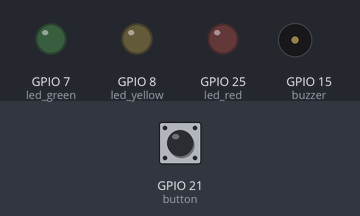
A program run on a simulated Raspberry Pi (BCM pin numbers). On the bench: output pins drawn as LEDs (lit = HIGH), buzzer (waves = sounding, pin HIGH). The inputs (shaded band) are chosen by the test bench; at power-on: GPIO 21 (button) HIGH.

Above: at 1.2 s.
1.3 s: GPIO 21 (button) pulled LOW for 0.15 s
At 2.1 s:
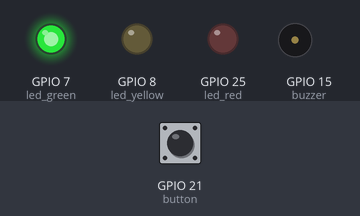
4.4 s: GPIO 21 (button) pulled LOW for 1 s
At 5.7 s:
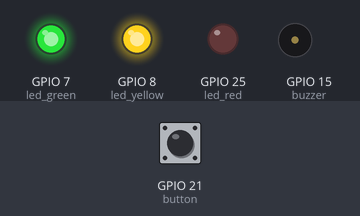
8.4 s: GPIO 21 (button) pulled LOW for 3.2 s
At 10.7 s:
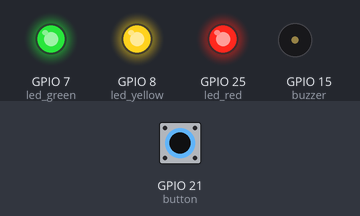
Timing chart, 0 to 15.9 s (numbered marks = the images above; inputs shaded):
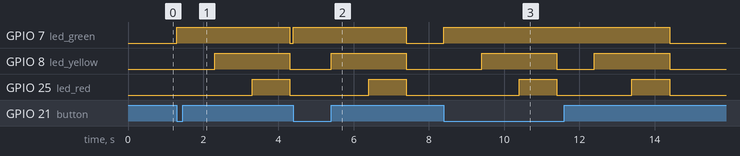

Measured:
- after the input at 1.3 s, GPIO 7 (led_green): LOW → HIGH at once, → LOW 3.0 s later; GPIO 8 (led_yellow): LOW → HIGH after 1.0 s, → LOW 2.0 s later; GPIO 25 (led_red): LOW → HIGH after 2.0 s, → LOW 1.0 s later
- after the input at 4.4 s, GPIO 7 (led_green): LOW → HIGH at once, → LOW 3.0 s later; GPIO 8 (led_yellow): LOW → HIGH after 1.0 s, → LOW 2.0 s later; GPIO 25 (led_red): LOW → HIGH after 2.0 s, → LOW 1.0 s later
- after the input at 8.4 s, GPIO 7 (led_green): LOW → HIGH at once, → LOW 6.0 s later; GPIO 8 (led_yellow): alternates HIGH for 2.0 s and LOW for 1.0 s, 4 changes in all, then stays LOW, starting after 1.0 s; GPIO 25 (led_red): alternates HIGH for 1.0 s and LOW for 2.0 s, 4 changes in all, then stays LOW, starting after 2.0 s

The program:

trafficlights.py
```python
from gpiozero import Button, LED, Buzzer
from time import sleep

buzzer = Buzzer(15)
led_red = LED(25)
led_yellow = LED(8)
led_green = LED(7)
button = Button(21)

while True:
    button.wait_for_press()
    led_green.on()
    sleep(1)
    led_yellow.on()
    sleep(1)
    led_red.on()
    sleep(1)
    led_green.off()
    led_yellow.off()
    led_red.off()
```
